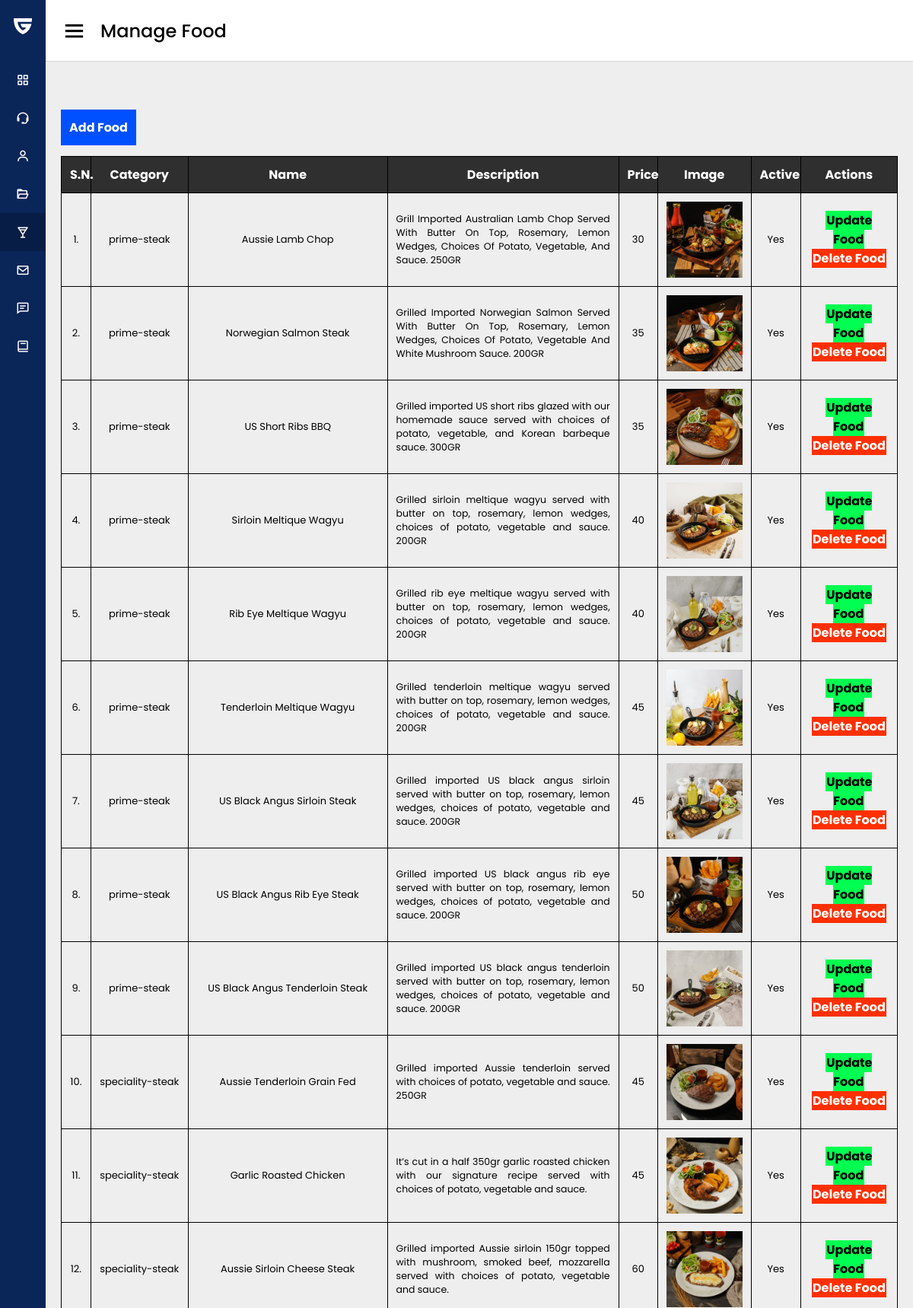
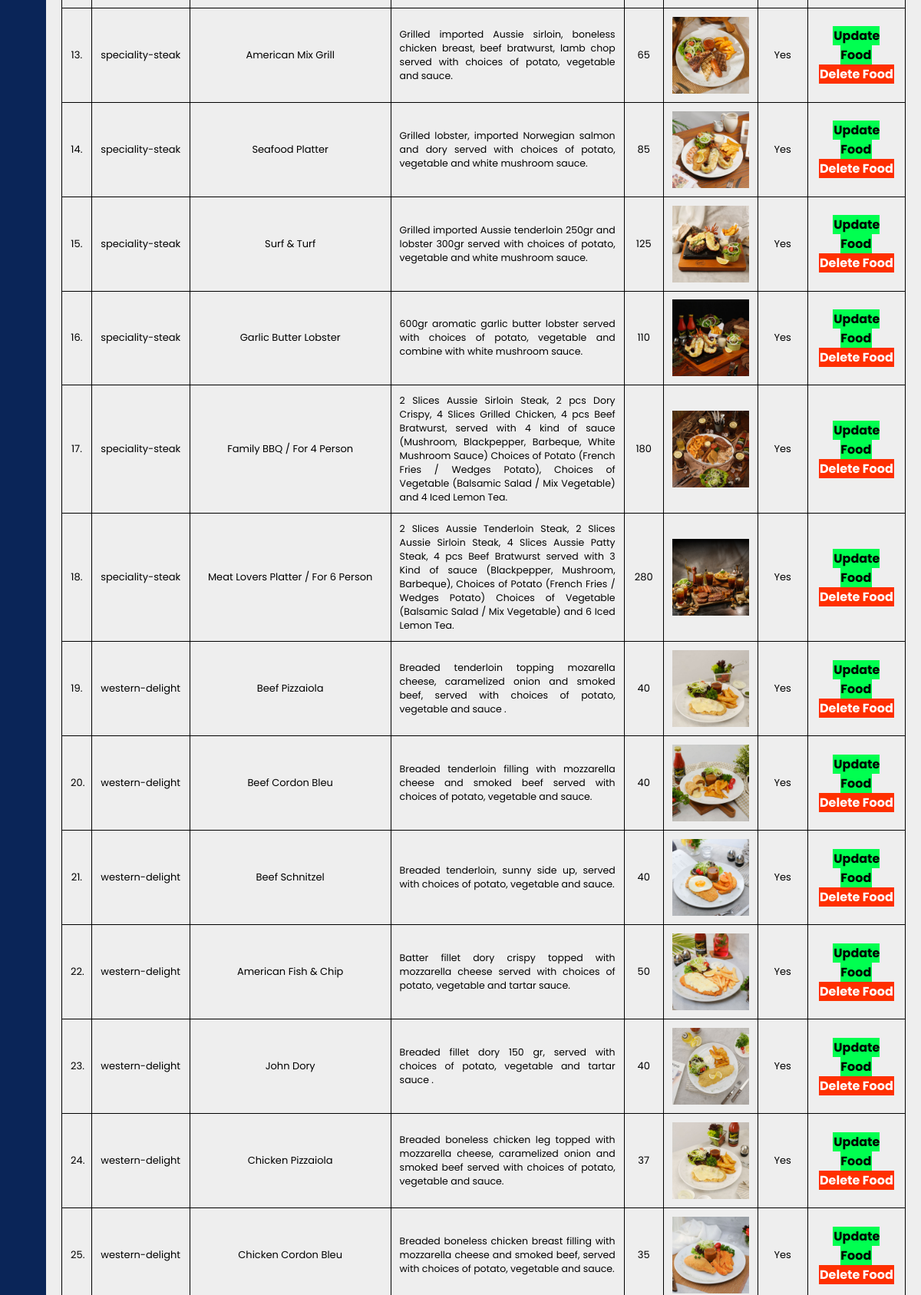
Page /Admin/manage-food.php (signed in, upper part) on the committed database (2 pictures, top to bottom).
### tables this page shows
CREATE TABLE `tbl_food` (
  `food_id` int(10) UNSIGNED NOT NULL,
  `category` varchar(100) NOT NULL,
  `name` varchar(100) NOT NULL,
  `price` decimal(10,0) NOT NULL,
  `description` text NOT NULL,
  `image_name` varchar(255) NOT NULL,
  `active` varchar(10) NOT NULL
);

### Admin/manage-food.php (the view, shortened to what this page needs)
<?php
include('../Assets/Config/config.php');
?>
<html>
<head>
    <link rel="stylesheet" href="style.css">
    <link href='https://unpkg.com/boxicons@2.0.7/css/boxicons.min.css' rel='stylesheet'>
    <link rel="stylesheet" href="https://cdnjs.cloudflare.com/ajax/libs/font-awesome/5.15.3/css/all.min.css">
</head>
<body>
    <div class="sidebar">
        <div class="logo-details">
            <i class='fab fa-guilded'></i>
            <span class="logo_name">Gresda Food</span>
        </div>
        <ul class="nav-links">
            <li>
                <a href="index.php">
                    <i class='bx bx-grid-alt'></i>
                    <span class="links_name">Dashboard</span>
                </a>
            </li>
            <li>
                <a href="manage-admin.php">
                    <i class='bx bx-support'></i>
                    <span class="links_name">Manage Admin</span>
                </a>
            </li>
            <li>
                <a href="manage-user.php">
                    <i class='bx bx-user'></i>
                    <span class="links_name">Manage Users</span>
                </a>
            </li>
            <li>
                <a href="manage-category.php">
                    <i class='bx bx-folder-open'></i>
                    <span class="links_name">Manage Category</span>
                </a>
            </li>
            <li>
                <a href="manage-food.php" class="active">
                    <i class='bx bx-drink'></i>
                    <span class="links_name">Manage Food</span>
                </a>
            </li>
            <li>
                <a href="manage-contact.php">
                    <i class='bx bx-envelope'></i>
                    <span class="links_name">Manage Contact</span>
                </a>
            </li>
            <li>
                <a href="manage-review.php">
                    <i class='bx bx-comment-detail'></i>
                    <span class="links_name">Manage Review</span>
                </a>
            </li>
            <li>
                <a href="manage-order.php">
                    <i class='bx bx-book'></i>
                    <span class="links_name">Manage Order</span>
                </a>
            </li>
        </ul>
    </div>
    <section class="home-section">
        <nav>
            <div class="sidebar-button">
                <i class='bx bx-menu sidebarBtn'></i>
                <span class="dashboard">Manage Food</span>
            </div>
        </nav>
        <div class="home-content">
            <div class="overview-boxes">
                <a href="<?php echo SITEURL; ?>Admin/add-food.php" class="btn-primary">Add Food</a>
                <br><br><br>
                <table class="tbl-full">
                    <tr>
                        <th>S.N.</th>
                        <th>Category</th>
                        <th>Name</th>
                        <th>Description</th>
                        <th>Price</th>
                        <th>Image</th>
                        <th>Active</th>
                        <th>Actions</th>
                    </tr>
                    <?php
                    $sql = "SELECT * FROM tbl_food";
                    $res = mysqli_query($conn, $sql);
                    $count = mysqli_num_rows($res);
                    $sn = 1;
                    if ($count > 0) {
                        while ($row = mysqli_fetch_assoc($res)) {
                            $id = $row['food_id'];
                            $category = $row['category'];
                            $name = $row['name'];
                            $price = $row['price'];
                            $description = $row['description'];
                            $image_name = $row['image_name'];
                            $active = $row['active'];
                    ?>
                            <tr>
                                <td class='ctg-manage-food'><?php echo $sn++; ?>. </td>
                                <td class='ctg-manage-food'><?php echo $category; ?></td>
                                <td class='ctg-manage-food'><?php echo $name; ?></td>
                                <td class='desc-manage-food'><?php echo $description; ?></td>
                                <td class='ctg-manage-food'><?php echo $price; ?></td>
                                <td>
                                    <?php
                                    if ($image_name == "") {
                                        echo "<div class='error'>Image not Added.</div>";
                                    } else {
                                    ?>
                                        <img src="<?php echo SITEURL; ?>Assets/Images/all-menu/<?php echo $category; ?>/<?php echo $image_name; ?>" width="100px">
                                    <?php
                                    }
                                    ?>
                                </td>
                                <td class='ctg-manage-food'><?php echo $active; ?></td>
                                <td>
                                    <a href="<?php echo SITEURL; ?>Admin/update-food.php?id=<?php echo $id; ?>" class="btn-secondary">Update Food</a>
                                    <br>
                                    <a href="<?php echo SITEURL; ?>Admin/delete-food.php?id=<?php echo $id; ?>&image_name=<?php echo $image_name; ?>&category=<?php echo $category; ?>" class="btn-danger">Delete Food</a>
                                </td>
                            </tr>
                    <?php
                        }
                    } else {
                        echo "<tr> <td colspan='7' class='error'> Food not Added Yet. </td> </tr>";
                    }
                    ?>
                </table>
            </div>
        </div>
    </section>
</body>
</html>

### Admin/style.css (style rules this page uses)
* { margin: 0; padding: 0; box-sizing: border-box; font-family: 'Poppins', sans-serif; }
.sidebar { position: fixed; height: 100%; width: 60px; background: #0A2558; transition: all 0.5s ease; }
.sidebar .logo-details { height: 70px; display: flex; align-items: center; }
.sidebar .logo-details i { font-size: 28px; font-weight: 500; color: #fff; min-width: 60px; text-align: center }
.sidebar .logo-details .logo_name { color: #fff; font-size: 24px; font-weight: 500; white-space: nowrap; }
.sidebar .nav-links { margin-top: 10px; }
.sidebar .nav-links li { position: relative; list-style: none; height: 50px; }
.sidebar .nav-links li a { height: 100%; width: 100%; display: flex; align-items: center; text-decoration: none; transition: all 0.4s ease; }
.sidebar .nav-links li a.active { background: #081D45; }
.sidebar .nav-links li i { min-width: 60px; text-align: center; font-size: 18px; color: #fff; }
.sidebar .nav-links li a .links_name { color: #fff; font-size: 15px; font-weight: 400; white-space: nowrap; }
.home-section { position: relative; background: #eeeeee; min-height: 100vh; width: calc(100% - 60px); left: 60px; transition: all 0.5s ease; }
.home-section nav { display: flex; justify-content: space-between; height: 80px; background: #fff; display: flex; align-items: center; position: fixed; left: 60px; width: calc(100% - 60px); z-index: 100; padding: 0 20px; box-shadow: 0 1px 1px rgba(0, 0, 0, 0.1); transition: all 0.5s ease; }
.home-section nav .sidebar-button { display: flex; align-items: center; font-size: 24px; font-weight: 500; }
nav .sidebar-button i { font-size: 35px; margin-right: 17px; }
.home-section .home-content { position: relative; padding-top: 104px; }
.home-content .overview-boxes { display: flex; align-items: center; justify-content: space-between; flex-wrap: wrap; padding: 0 20px; margin-bottom: 26px; }
.tbl-full { width: 100%; border-collapse: collapse; }
table tr th { border: 1px solid black; padding: 1%; background-color: rgba(0, 0, 0, 0.8); text-align: center; color: white; }
table tr td { border: 1px solid black; padding: 1%; text-align: center; }
table tr .ctg-manage-food { max-width: 250px; font-size: 13px; text-align: center; }
table tr .desc-manage-food { max-width: 250px; font-size: 12.5px; text-align: justify; }
.btn-primary { background-color: #0050ff; padding: 1%; color: white; text-decoration: none; font-weight: bold; }
.btn-secondary { background-color: #00ff50; padding: 1%; color: black; text-decoration: none; font-weight: bold; }
.btn-danger { background-color: #ff3000; padding: 1%; color: white; text-decoration: none; font-weight: bold; }
@media (max-width: 1240px) { .sidebar { width: 60px; } }
@media (max-width: 1240px) { .home-section nav { width: calc(100% - 60px); left: 60px; } }
@media (max-width: 1240px) { .home-section { width: calc(100% - 60px); left: 60px; } }

### rows in the picture
tbl_food: category "prime-steak", name "Aussie Lamb Chop", description "Grill Imported Australian Lamb Chop Served With Butter On Top, Rosemary, Lemon Wedges, Choices Of Potato, Vegetable, And Sauce. 250GR", price "30", category+image_name (picture), active "Yes"
tbl_food: category "prime-steak", name "Norwegian Salmon Steak", description "Grilled Imported Norwegian Salmon Served With Butter On Top, Rosemary, Lemon Wedges, Choices Of Potato, Vegetable And White Mushroom Sauce. 200GR", price "35", category+image_name (picture), active "Yes"
tbl_food: category "prime-steak", name "US Short Ribs BBQ", description "Grilled imported US short ribs glazed with our homemade sauce served with choices of potato, vegetable, and Korean barbeque sauce. 300GR", price "35", category+image_name (picture), active "Yes"
tbl_food: category "prime-steak", name "Sirloin Meltique Wagyu", description "Grilled sirloin meltique wagyu served with butter on top, rosemary, lemon wedges, choices of potato, vegetable and sauce. 200GR", price "40", category+image_name (picture), active "Yes"
tbl_food: category "prime-steak", name "Rib Eye Meltique Wagyu", description "Grilled rib eye meltique wagyu served with butter on top, rosemary, lemon wedges, choices of potato, vegetable and sauce. 200GR", price "40", category+image_name (picture), active "Yes"
tbl_food: category "prime-steak", name "Tenderloin Meltique Wagyu", description "Grilled tenderloin meltique wagyu served with butter on top, rosemary, lemon wedges, choices of potato, vegetable and sauce. 200GR", price "45", category+image_name (picture), active "Yes"
tbl_food: category "prime-steak", name "US Black Angus Sirloin Steak", description "Grilled imported US black angus sirloin served with butter on top, rosemary, lemon wedges, choices of potato, vegetable and sauce. 200GR", price "45", category+image_name (picture), active "Yes"
tbl_food: category "prime-steak", name "US Black Angus Rib Eye Steak", description "Grilled imported US black angus rib eye served with butter on top, rosemary, lemon wedges, choices of potato, vegetable and sauce. 200GR", price "50", category+image_name (picture), active "Yes"
tbl_food: category "prime-steak", name "US Black Angus Tenderloin Steak", description "Grilled imported US black angus tenderloin served with butter on top, rosemary, lemon wedges, choices of potato, vegetable and sauce. 200GR", price "50", category+image_name (picture), active "Yes"
tbl_food: category "speciality-steak", name "Aussie Tenderloin Grain Fed", description "Grilled imported Aussie tenderloin served with choices of potato, vegetable and sauce. 250GR", price "45", category+image_name (picture), active "Yes"
tbl_food: category "speciality-steak", name "Garlic Roasted Chicken", description "It’s cut in a half 350gr garlic roasted chicken with our signature recipe served with choices of potato, vegetable and sauce.", price "45", category+image_name (picture), active "Yes"
tbl_food: category "speciality-steak", name "Aussie Sirloin Cheese Steak", description "Grilled imported Aussie sirloin 150gr topped with mushroom, smoked beef, mozzarella served with choices of potato, vegetable and sauce.", price "60", category+image_name (picture), active "Yes"
tbl_food: category "speciality-steak", name "American Mix Grill", description "Grilled imported Aussie sirloin, boneless chicken breast, beef bratwurst, lamb chop served with choices of potato, vegetable and sauce.", price "65", category+image_name (picture), active "Yes"
tbl_food: category "speciality-steak", name "Seafood Platter", description "Grilled lobster, imported Norwegian salmon and dory served with choices of potato, vegetable and white mushroom sauce.", price "85", category+image_name (picture), active "Yes"
tbl_food: category "speciality-steak", name "Surf & Turf", description "Grilled imported Aussie tenderloin 250gr and lobster 300gr served with choices of potato, vegetable and white mushroom sauce.", price "125", category+image_name (picture), active "Yes"
tbl_food: category "speciality-steak", name "Garlic Butter Lobster", description "600gr aromatic garlic butter lobster served with choices of potato, vegetable and combine with white mushroom sauce.", price "110", category+image_name (picture), active "Yes"
tbl_food: category "speciality-steak", name "Family BBQ / For 4 Person", description "2 Slices Aussie Sirloin Steak, 2 pcs Dory Crispy, 4 Slices Grilled Chicken, 4 pcs Beef Bratwurst, served with 4 kind of sauce (Mushroom, Blackpepper, Barbeque, White Mushroom Sauce) Choices of Potato (French Fries / Wedges Potato), Choices of Vegetable (Balsamic Salad / Mix Vegetable) and 4 Iced Lemon Tea.", price "180", category+image_name (picture), active "Yes"
tbl_food: category "speciality-steak", name "Meat Lovers Platter / For 6 Person", description "2 Slices Aussie Tenderloin Steak, 2 Slices Aussie Sirloin Steak, 4 Slices Aussie Patty Steak, 4 pcs Beef Bratwurst served with 3 Kind of sauce (Blackpepper, Mushroom, Barbeque), Choices of Potato (French Fries / Wedges Potato) Choices of Vegetable (Balsamic Salad / Mix Vegetable) and 6 Iced Lemon Tea.", price "280", category+image_name (picture), active "Yes"
tbl_food: category "western-delight", name "Beef Pizzaiola", description "Breaded tenderloin topping mozarella cheese, caramelized onion and smoked beef, served with choices of potato, vegetable and sauce .", price "40", category+image_name (picture), active "Yes"
tbl_food: category "western-delight", name "Beef Cordon Bleu", description "Breaded tenderloin filling with mozzarella cheese and smoked beef served with choices of potato, vegetable and sauce.", price "40", category+image_name (picture), active "Yes"
tbl_food: category "western-delight", name "Beef Schnitzel", description "Breaded tenderloin, sunny side up, served with choices of potato, vegetable and sauce.", price "40", category+image_name (picture), active "Yes"
tbl_food: category "western-delight", name "American Fish & Chip", description "Batter fillet dory crispy topped with mozzarella cheese served with choices of potato, vegetable and tartar sauce.", price "50", category+image_name (picture), active "Yes"
tbl_food: category "western-delight", name "John Dory", description "Breaded fillet dory 150 gr, served with choices of potato, vegetable and tartar sauce .", price "40", category+image_name (picture), active "Yes"
tbl_food: category "western-delight", name "Chicken Pizzaiola", description "Breaded boneless chicken leg topped with mozzarella cheese, caramelized onion and smoked beef served with choices of potato, vegetable and sauce.", price "37", category+image_name (picture), active "Yes"
tbl_food: category "western-delight", name "Chicken Cordon Bleu", description "Breaded boneless chicken breast filling with mozzarella cheese and smoked beef, served with choices of potato, vegetable and sauce.", price "35", category+image_name (picture), active "Yes"
